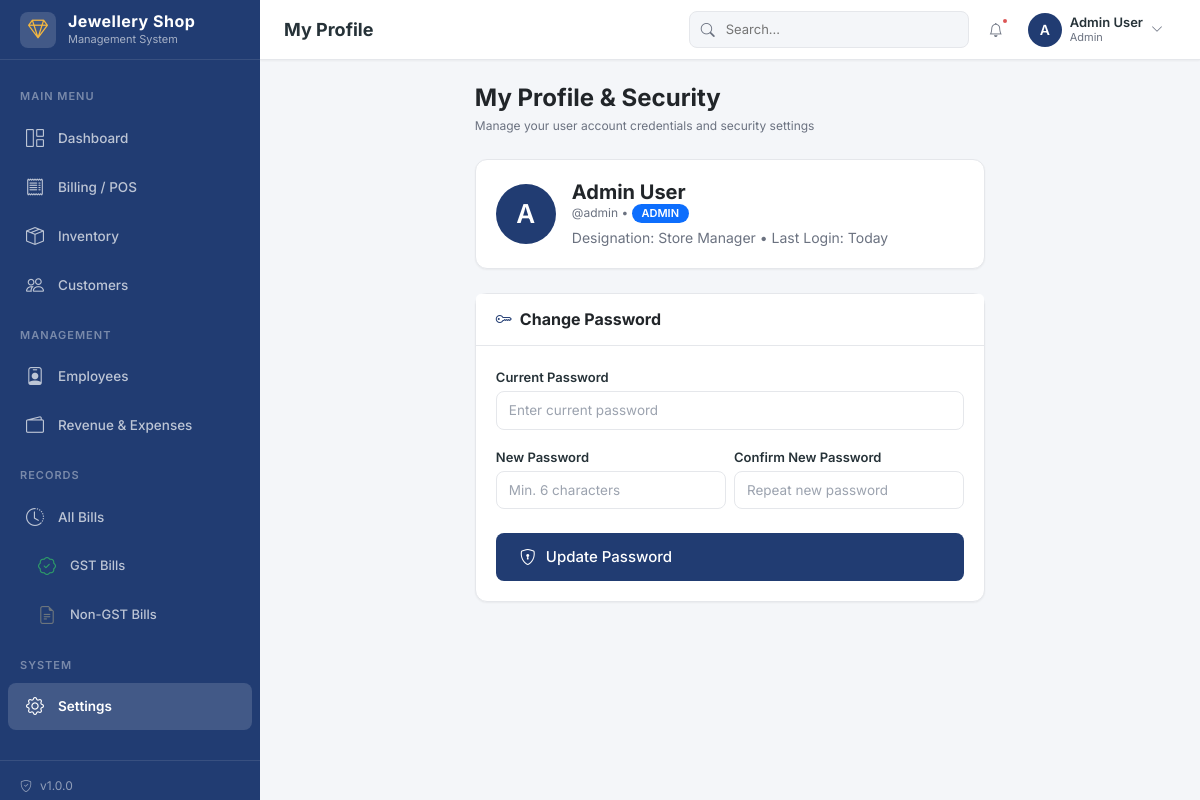
The app's page /modules/settings/profile.php (signed in) with its own data.
### tables this page shows
CREATE TABLE users (
    id INT AUTO_INCREMENT PRIMARY KEY,
    username VARCHAR(50) NOT NULL UNIQUE,
    password VARCHAR(255) NOT NULL,
    role ENUM('admin', 'employee') NOT NULL DEFAULT 'employee',
    employee_id INT DEFAULT NULL,
    is_active TINYINT(1) DEFAULT 1,
    last_login DATETIME DEFAULT NULL,
    created_at TIMESTAMP DEFAULT CURRENT_TIMESTAMP,
    updated_at TIMESTAMP DEFAULT CURRENT_TIMESTAMP ON UPDATE CURRENT_TIMESTAMP,
    INDEX idx_username (username),
    INDEX idx_role (role),
    INDEX idx_is_active (is_active)
);

CREATE TABLE employees (
    id INT AUTO_INCREMENT PRIMARY KEY,
    user_id INT DEFAULT NULL,
    first_name VARCHAR(100) NOT NULL,
    last_name VARCHAR(100) DEFAULT '',
    email VARCHAR(150) DEFAULT '',
    phone VARCHAR(20) NOT NULL,
    address TEXT,
    designation VARCHAR(100) DEFAULT '',
    department VARCHAR(100) DEFAULT '',
    joining_date DATE DEFAULT NULL,
    salary DECIMAL(12,2) DEFAULT 0.00,
    status ENUM('active', 'inactive', 'terminated') DEFAULT 'active',
    photo VARCHAR(255) DEFAULT '',
    created_at TIMESTAMP DEFAULT CURRENT_TIMESTAMP,
    updated_at TIMESTAMP DEFAULT CURRENT_TIMESTAMP ON UPDATE CURRENT_TIMESTAMP,
    FOREIGN KEY (user_id) REFERENCES users(id) ON DELETE SET NULL,
    INDEX idx_phone (phone),
    INDEX idx_status (status),
    INDEX idx_name (first_name, last_name)
);

### config/database.php (called while the page is built, shortened)
<?php
function appUrl($path = '') {
    $scriptName = $_SERVER['SCRIPT_NAME'] ?? '';
    $base = '';
    if (strpos($scriptName, '/POS-Jewellery') === 0) {
        $base = '/POS-Jewellery';
    }
    $path = ltrim($path, '/');
    return $base . ($path ? '/' . $path : '');
}
function url($path = '') {
    return appUrl($path);
}
function sanitize($input) {
    return htmlspecialchars(trim($input), ENT_QUOTES, 'UTF-8');
}

### includes/auth.php (called while the page is built, shortened)
<?php
require_once __DIR__ . '/../config/database.php';
function getCurrentUser() {
    return [
        'id' => $_SESSION['user_id'] ?? null,
        'username' => $_SESSION['username'] ?? '',
        'role' => $_SESSION['user_role'] ?? '',
        'name' => $_SESSION['user_name'] ?? '',
    ];
}

### modules/settings/profile.php (the view, shortened to what this page needs)
<?php
require_once __DIR__ . '/../../config/database.php';
require_once __DIR__ . '/../../includes/auth.php';
$pageTitle = 'My Profile';
$pdo = getDBConnection();
$currentUserId = getCurrentUserId();
$stmt = $pdo->prepare("SELECT u.*, e.first_name, e.last_name, e.email, e.phone, e.designation, e.department
                       FROM users u
                       LEFT JOIN employees e ON u.employee_id = e.id
                       WHERE u.id = ?");
$stmt->execute([$currentUserId]);
$user = $stmt->fetch();
include __DIR__ . '/../../includes/header.php';
?>
<div class="row justify-content-center">
    <div class="col-lg-7">
        <div class="d-flex justify-content-between align-items-center mb-4">
            <div>
                <h4 class="mb-1 fw-bold text-dark">My Profile & Security</h4>
                <p class="text-muted fs-sm mb-0">Manage your user account credentials and security settings</p>
            </div>
        </div>
        <div class="card mb-4">
            <div class="card-body">
                <div class="d-flex align-items-center gap-3">
                    <div class="user-avatar" style="width: 60px; height: 60px; font-size: 26px;">
                        <?php echo strtoupper(substr($user['username'], 0, 1)); ?>
                    </div>
                    <div>
                        <h5 class="mb-0 fw-bold text-dark"><?php echo sanitize($user['first_name'] ? $user['first_name'] . ' ' . $user['last_name'] : $user['username']); ?></h5>
                        <div class="text-muted fs-sm mb-1">@<?php echo sanitize($user['username']); ?> &bull; <span class="badge bg-primary"><?php echo strtoupper($user['role']); ?></span></div>
                        <div class="text-muted fs-xs">
                            Designation: <?php echo sanitize($user['designation'] ?: 'Staff'); ?> &bull; Last Login: <?php echo $user['last_login'] ? date('d M Y, h:i A', strtotime($user['last_login'])) : 'Today'; ?>
                        </div>
                    </div>
                </div>
            </div>
        </div>
        <div class="card">
            <div class="card-header bg-white">
                <h6 class="mb-0 fw-bold"><i class="bi bi-key me-2 text-primary"></i>Change Password</h6>
            </div>
            <div class="card-body">
                <form method="POST" action="">
                    <div class="mb-3">
                        <label class="form-label">Current Password</label>
                        <input type="password" class="form-control" name="current_password" placeholder="Enter current password">
                    </div>
                    <div class="row g-2 mb-3">
                        <div class="col-6">
                            <label class="form-label">New Password</label>
                            <input type="password" class="form-control" name="new_password" placeholder="Min. 6 characters">
                        </div>
                        <div class="col-6">
                            <label class="form-label">Confirm New Password</label>
                            <input type="password" class="form-control" name="confirm_password" placeholder="Repeat new password">
                        </div>
                    </div>
                    <div class="d-grid mt-4">
                        <button type="submit" class="btn btn-primary btn-lg">
                            <i class="bi bi-shield-lock me-1"></i> Update Password
                        </button>
                    </div>
                </form>
            </div>
        </div>
    </div>
</div>
<?php include __DIR__ . '/../../includes/footer.php'; ?>

### includes/header.php (shortened to what this page needs)
<?php
$currentUser = getCurrentUser();
$notifCount = 0;
try {
    $pdo = getDBConnection();
    $stmt = $pdo->prepare("SELECT COUNT(*) as count FROM notifications WHERE (user_id = ? OR user_id IS NULL) AND is_read = 0");
    $stmt->execute([$currentUser['id']]);
    $notifCount = $stmt->fetch()['count'] ?? 0;
} catch (PDOException $e) {
    $notifCount = 0;
}
?>
<!DOCTYPE html>
<html lang="en">
<head>
    <link href="https://cdn.jsdelivr.net/npm/bootstrap@5.3.2/dist/css/bootstrap.min.css" rel="stylesheet">
    <link href="https://cdn.jsdelivr.net/npm/bootstrap-icons@1.11.2/font/bootstrap-icons.css" rel="stylesheet">
    <link href="<?php echo url('assets/css/style.css'); ?>" rel="stylesheet">
</head>
<body>
<div class="wrapper">
    <?php include __DIR__ . '/sidebar.php'; ?>
    <div class="main-content">
        <nav class="topbar">
            <div class="topbar-left">
                <h1 class="page-title"><?php echo $pageTitle ?? 'Dashboard'; ?></h1>
            </div>
            <div class="topbar-right">
                <div class="topbar-search d-none d-lg-block">
                    <i class="bi bi-search"></i>
                    <input type="text" placeholder="Search..." id="globalSearch">
                </div>
                <div class="dropdown">
                    <button class="topbar-icon" data-bs-toggle="dropdown">
                        <i class="bi bi-bell"></i>
                        <?php if ($notifCount > 0): ?>
                        <span class="badge-dot"></span>
                        <?php endif; ?>
                    </button>
                </div>
                <div class="dropdown">
                    <div class="user-dropdown" data-bs-toggle="dropdown">
                        <div class="user-avatar">
                            <?php echo strtoupper(substr($currentUser['name'], 0, 1)); ?>
                        </div>
                        <div class="user-info d-none d-md-block">
                            <div class="name"><?php echo sanitize($currentUser['name']); ?></div>
                            <div class="role"><?php echo sanitize($currentUser['role']); ?></div>
                        </div>
                        <i class="bi bi-chevron-down fs-sm text-muted d-none d-md-block"></i>
                    </div>
                </div>
            </div>
        </nav>
        <div class="page-content">

### records on screen
users: role "Admin", username "A", employee.last_name "Admin User", username "admin", role "ADMIN", employee.designation "Store Manager"

### other values on screen
getSetting('shop_name', 'Jewellery ERP') "Jewellery Shop"
APP_VERSION "1.0.0"
$pageTitle "My Profile"
substr($currentUser['name'], 0, 1) "A"
$currentUser['name'] "Admin User"
